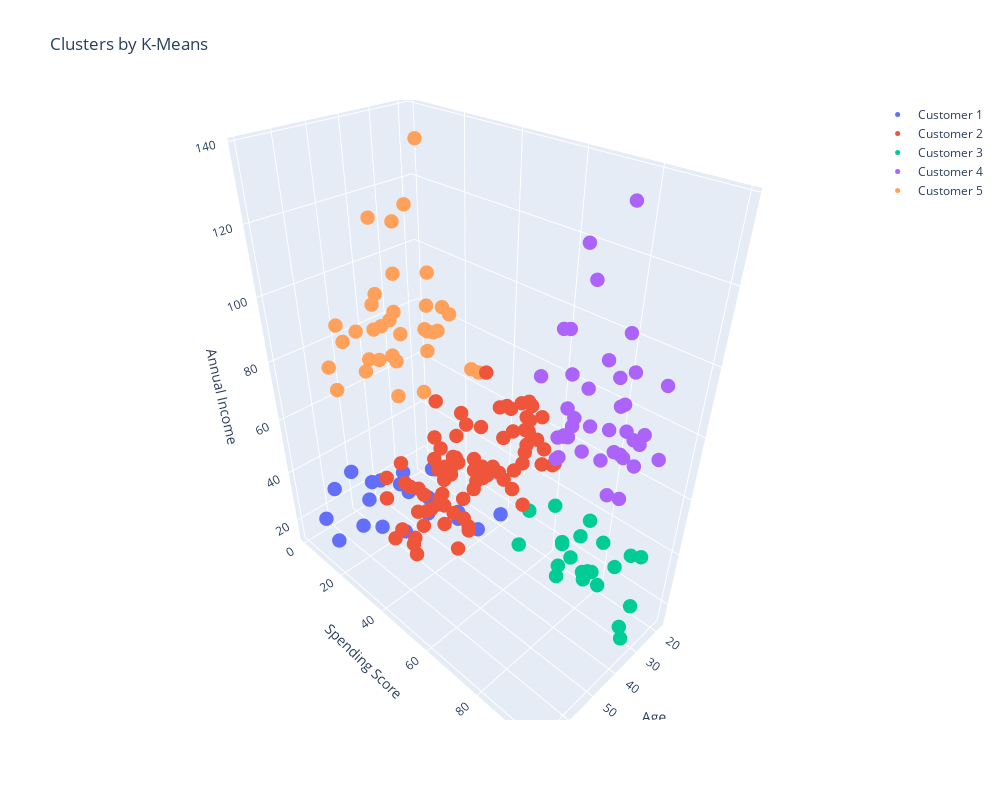

The code cell stored with this chart in its notebook:
### Markdown cell above
Nhận xét: 
 
Bảng 1:
- Cluster 0 và 3 nằm trong khoảng Annual Income từ 0-40. Cluster 3 có lượng spending score từ 0-40, còn cluster 0 trong khoảng 60-100. Cả 2 cluster này đều phân bố rải rác
- Cluster 2 thì nằm trong khoảng Annual Income từ 40-60, spending score từ 40-60, phân bố dày đặc, co cụm trong khoảng này
- Cluster 1 và 4 nằm trong khoảng Annual Income từ 60-140. Khoảng spending score của cluster 1 và 4 giống với cluster 0 và 3, nhưng vì khoảng annual income rộng hơn nên 2 cluster này phân bố rải rác hơn 2 cluster đầu

Bảng 2:
- Cluster 0 và 4 phân bố trong khoảng từ 20-40 tuổi, nằm co cụm, xếp đè lên nhau
- Cluster 2 thì trải dài đều và dày đặc từ 20-70 tuổi
- Cluster 1 và 3 thì phân bố rải rác trong khoảng từ 20-70 tuổi luôn

### Code cell
import plotly as py
import plotly.graph_objs as go

def plot_cluster(cluster, n, name):
    return go.Scatter3d(
        x = cluster[cluster['Cluster']==n]['Age'],
        y = cluster[cluster['Cluster']==n]['Spending Score (1-100)'],
        z = cluster[cluster['Cluster']==n]['Annual Income (k$)'],
        mode = 'markers',
        name = name,
        marker = dict(size = k_clusters)
    )

data = []
for i in range(0,k_clusters):
    cluster_name = 'Customer ' + str(i + 1)
    cluster = plot_cluster(kmean_clusters, i, cluster_name)
    data.append(cluster)

layout = go.Layout(
    title = 'Clusters by K-Means',
    height=800,
    width = 1000,
    scene = dict(
        xaxis = dict(title = 'Age'),
        yaxis = dict(title = 'Spending Score'),
        zaxis = dict(title = 'Annual Income')
        )
)

fig = go.Figure(data=data, layout=layout)
py.offline.iplot(fig)

### Figure 1 — Plotly figure (JSON) as saved in the notebook; plotly's stock layout.template omitted (floating-point values rounded to 4 significant figures)
{"data": [{"marker": {"size": 5}, "mode": "markers", "name": "Customer 1", "type": "scatter3d", "x": [19, 20, 31, 35, 64, 67, 58, 37, 35, 52, 35, 46, 54, 45, 40, 60, 53, 49, 42, 36, 65, 48, 49], "y": [39, 6, 40, 6, 3, 14, 15, 13, 35, 29, 35, 5, 14, 32, 31, 4, 4, 14, 17, 26, 35, 36, 28], "z": [15, 16, 17, 18, 19, 19, 20, 20, 21, 23, 24, 25, 28, 28, 29, 30, 33, 33, 34, 37, 38, 39, 39]}, {"marker": {"size": 5}, "mode": "markers", "name": "Customer 2", "type": "scatter3d", "x": [50, 27, 29, 31, 49, 33, 31, 59, 50, 47, 51, 69, 27, 53, 70, 19, 67, 54, 63, 18, 43, 68, 19, 32, 70, 47, 60, 60, 59, 26, 45, 40, 23, 49, 57, 38, 67, 46, 21, 48, 55, 22, 34, 50, 68, 18, 48, 40, 32, 24, 47, 27, 48, 20, 23, 49, 67, 26, 49, 21, 66, 54, 68, 66, 65, 19, 38, 19, 18, 19, 63, 49, 51, 50, 27, 38, 40, 43, 28], "y": [55, 47, 42, 42, 52, 60, 54, 60, 45, 41, 50, 46, 51, 46, 56, 55, 52, 59, 51, 59, 50, 48, 59, 47, 55, 42, 49, 56, 47, 54, 53, 48, 52, 42, 51, 55, 41, 44, 57, 46, 58, 55, 60, 46, 55, 41, 49, 40, 42, 52, 47, 50, 42, 49, 41, 48, 59, 55, 56, 42, 50, 46, 43, 48, 52, 54, 42, 46, 48, 50, 43, 59, 43, 57, 56, 40, 58, 35, 40], "z": [40, 40, 40, 40, 42, 42, 43, 43, 43, 43, 44, 44, 46, 46, 46, 46, 47, 47, 48, 48, 48, 48, 48, 48, 49, 49, 50, 50, 54, 54, 54, 54, 54, 54, 54, 54, 54, 54, 54, 54, 57, 57, 58, 58, 59, 59, 60, 60, 60, 60, 60, 60, 61, 61, 62, 62, 62, 62, 62, 62, 63, 63, 63, 63, 63, 63, 64, 64, 65, 65, 65, 65, 67, 67, 67, 67, 69, 71, 76]}, {"marker": {"size": 5}, "mode": "markers", "name": "Customer 3", "type": "scatter3d", "x": [21, 23, 22, 23, 30, 35, 24, 22, 20, 35, 25, 31, 29, 35, 23, 21, 18, 21, 30, 20, 24, 31, 24], "y": [81, 77, 76, 94, 72, 99, 77, 79, 66, 98, 73, 73, 82, 61, 87, 73, 92, 81, 73, 75, 92, 61, 65], "z": [15, 16, 17, 18, 19, 19, 20, 20, 21, 23, 24, 25, 28, 28, 29, 30, 33, 33, 34, 37, 38, 39, 39]}, {"marker": {"size": 5}, "mode": "markers", "name": "Customer 4", "type": "scatter3d", "x": [39, 31, 40, 38, 39, 31, 29, 32, 35, 32, 32, 28, 32, 34, 39, 38, 27, 30, 30, 29, 31, 36, 33, 32, 28, 36, 30, 27, 35, 32, 29, 30, 28, 36, 32, 38, 35, 32, 30], "y": [91, 77, 95, 75, 75, 71, 88, 73, 72, 93, 87, 97, 74, 90, 88, 76, 89, 78, 73, 83, 93, 75, 95, 63, 75, 92, 86, 69, 90, 86, 88, 97, 68, 85, 69, 91, 79, 74, 83], "z": [69, 70, 71, 71, 71, 72, 73, 73, 74, 75, 76, 77, 77, 78, 78, 78, 78, 78, 78, 79, 81, 85, 86, 87, 87, 87, 88, 88, 93, 97, 98, 99, 101, 103, 103, 113, 120, 126, 137]}, {"marker": {"size": 5}, "mode": "markers", "name": "Customer 5", "type": "scatter3d", "x": [23, 59, 47, 25, 20, 44, 19, 57, 25, 48, 34, 43, 44, 47, 37, 34, 56, 19, 50, 42, 36, 40, 36, 52, 58, 59, 37, 46, 41, 54, 41, 34, 33, 47, 45, 32], "y": [29, 11, 9, 34, 5, 7, 10, 5, 12, 36, 22, 17, 20, 16, 1, 1, 35, 5, 26, 20, 27, 13, 10, 13, 15, 14, 32, 15, 39, 24, 17, 23, 8, 16, 28, 18], "z": [70, 71, 71, 72, 73, 73, 74, 75, 77, 77, 78, 78, 78, 78, 78, 78, 79, 81, 85, 86, 87, 87, 87, 88, 88, 93, 97, 98, 99, 101, 103, 103, 113, 120, 126, 137]}], "layout": {"height": 800, "scene": {"xaxis": {"title": {"text": "Age"}}, "yaxis": {"title": {"text": "Spending Score"}}, "zaxis": {"title": {"text": "Annual Income"}}}, "title": {"text": "Clusters by K-Means"}, "width": 1000}}
